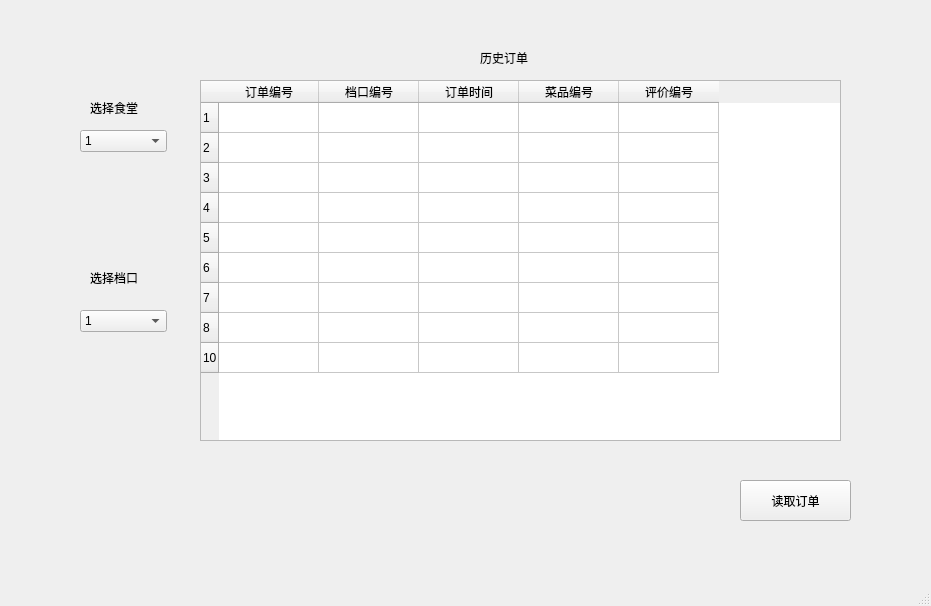
<?xml version="1.0" encoding="UTF-8"?>
<ui version="4.0">
 <class>MainWindow</class>
 <widget class="QMainWindow" name="MainWindow">
  <property name="geometry">
   <rect>
    <x>0</x>
    <y>0</y>
    <width>931</width>
    <height>606</height>
   </rect>
  </property>
  <property name="windowTitle">
   <string>MainWindow</string>
  </property>
  <widget class="QWidget" name="centralwidget">
   <widget class="QComboBox" name="comboBox">
    <property name="geometry">
     <rect>
      <x>80</x>
      <y>130</y>
      <width>87</width>
      <height>22</height>
     </rect>
    </property>
    <item>
     <property name="text">
      <string>1</string>
     </property>
    </item>
    <item>
     <property name="text">
      <string>2</string>
     </property>
    </item>
    <item>
     <property name="text">
      <string>3</string>
     </property>
    </item>
    <item>
     <property name="text">
      <string>4</string>
     </property>
    </item>
   </widget>
   <widget class="QComboBox" name="comboBox_2">
    <property name="geometry">
     <rect>
      <x>80</x>
      <y>310</y>
      <width>87</width>
      <height>22</height>
     </rect>
    </property>
    <item>
     <property name="text">
      <string>1</string>
     </property>
    </item>
    <item>
     <property name="text">
      <string>2</string>
     </property>
    </item>
    <item>
     <property name="text">
      <string>3</string>
     </property>
    </item>
    <item>
     <property name="text">
      <string>4</string>
     </property>
    </item>
   </widget>
   <widget class="QTableWidget" name="tableWidget">
    <property name="geometry">
     <rect>
      <x>200</x>
      <y>80</y>
      <width>641</width>
      <height>361</height>
     </rect>
    </property>
    <row>
     <property name="text">
      <string>1</string>
     </property>
    </row>
    <row>
     <property name="text">
      <string>2</string>
     </property>
    </row>
    <row>
     <property name="text">
      <string>3</string>
     </property>
    </row>
    <row>
     <property name="text">
      <string>4</string>
     </property>
    </row>
    <row>
     <property name="text">
      <string>5</string>
     </property>
    </row>
    <row>
     <property name="text">
      <string>6</string>
     </property>
    </row>
    <row>
     <property name="text">
      <string>7</string>
     </property>
    </row>
    <row>
     <property name="text">
      <string>8</string>
     </property>
    </row>
    <row>
     <property name="text">
      <string>10</string>
     </property>
    </row>
    <column>
     <property name="text">
      <string>订单编号</string>
     </property>
    </column>
    <column>
     <property name="text">
      <string>档口编号</string>
     </property>
    </column>
    <column>
     <property name="text">
      <string>订单时间</string>
     </property>
    </column>
    <column>
     <property name="text">
      <string>菜品编号</string>
     </property>
    </column>
    <column>
     <property name="text">
      <string>评价编号</string>
     </property>
    </column>
   </widget>
   <widget class="QLabel" name="label">
    <property name="geometry">
     <rect>
      <x>90</x>
      <y>100</y>
      <width>72</width>
      <height>15</height>
     </rect>
    </property>
    <property name="text">
     <string>选择食堂</string>
    </property>
   </widget>
   <widget class="QLabel" name="label_2">
    <property name="geometry">
     <rect>
      <x>90</x>
      <y>270</y>
      <width>72</width>
      <height>15</height>
     </rect>
    </property>
    <property name="text">
     <string>选择档口</string>
    </property>
   </widget>
   <widget class="QLabel" name="label_3">
    <property name="geometry">
     <rect>
      <x>480</x>
      <y>50</y>
      <width>72</width>
      <height>15</height>
     </rect>
    </property>
    <property name="text">
     <string>历史订单</string>
    </property>
   </widget>
   <widget class="QPushButton" name="pushButton">
    <property name="geometry">
     <rect>
      <x>740</x>
      <y>480</y>
      <width>111</width>
      <height>41</height>
     </rect>
    </property>
    <property name="text">
     <string>读取订单</string>
    </property>
   </widget>
  </widget>
  <widget class="QMenuBar" name="menubar">
   <property name="geometry">
    <rect>
     <x>0</x>
     <y>0</y>
     <width>931</width>
     <height>26</height>
    </rect>
   </property>
  </widget>
  <widget class="QStatusBar" name="statusbar"/>
 </widget>
 <resources/>
 <connections/>
</ui>
